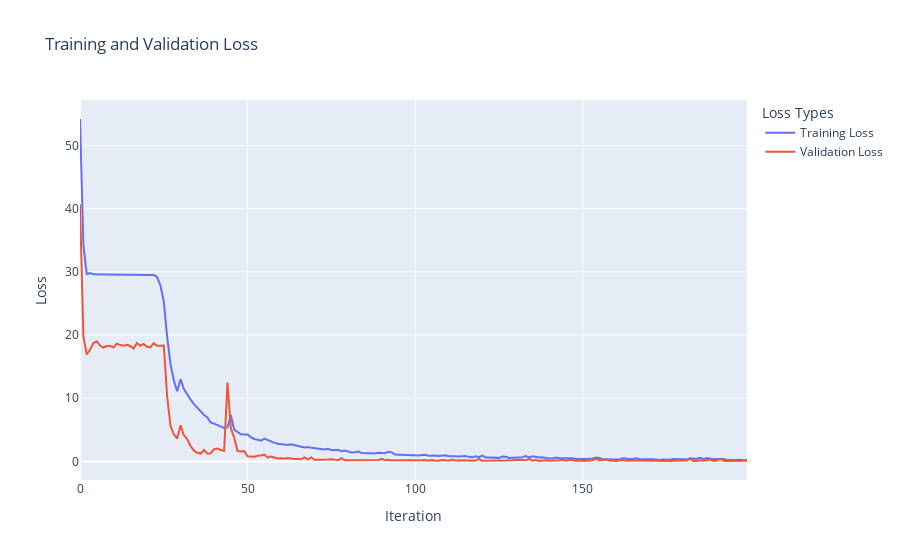

Notebook source saved alongside this figure:
### Code cell
print_best_model(analysis.trials)
plot_best_mode(analysis.best_dataframe)

### Figure 1 — Plotly figure (JSON) as saved in the notebook; plotly's stock layout.template omitted (floating-point values rounded to 4 significant figures; data arrays with more than 128 entries replaced by an {"elided": "..."} marker saying what was removed)
{"data": [{"mode": "lines", "name": "Training Loss", "type": "scatter", "x": {"elided": "200 int values"}, "y": {"elided": "200 float values"}}, {"mode": "lines", "name": "Validation Loss", "type": "scatter", "x": {"elided": "200 int values"}, "y": {"elided": "200 float values"}}], "layout": {"legend": {"title": {"text": "Loss Types"}}, "title": {"text": "Training and Validation Loss"}, "xaxis": {"title": {"text": "Iteration"}}, "yaxis": {"title": {"text": "Loss"}}}}
